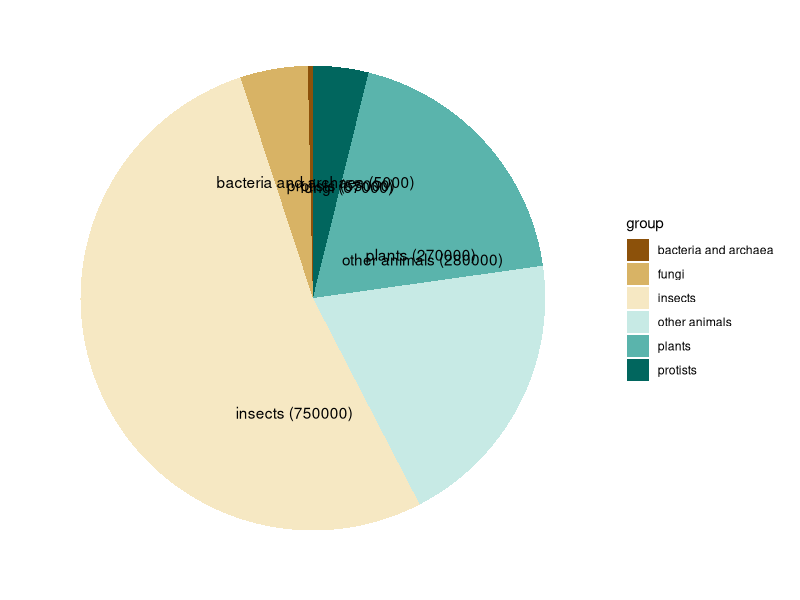

Generate this figure with R:
library(tidyverse)
library(cowplot)
library(scales)

dt <- tibble(
	group = c("protists", "insects", "bacteria and archaea", "fungi", "other animals", "plants"),
	n = c(55000, 750000, 5000, 67000, 280000, 270000 )
)

total <- sum(dt$n)

dt <- dt %>% mutate(perc = percent(dt$n/total), label = paste0(group, ' (', n, ')'))

blank_theme <- theme_minimal() +
	theme(axis.title = element_blank(), axis.title.y = element_blank(),
				axis.text.x = element_blank(), axis.text.y = element_blank(),
				panel.border = element_blank(), panel.grid = element_blank(),
				axis.ticks = element_blank()
				)

plt <- ggplot(dt, aes(1, n, fill = group)) + geom_bar(stat = 'identity', width = 1)
plt <- plt + scale_fill_brewer(palette = 'BrBG')
plt <- plt + coord_polar('y')
plt <- plt + blank_theme
plt <- plt + geom_text(aes(y = n, label = label))
print(plt)

# don't overwrite by accident!
#save_plot('figures/number-of-species.svg', plot = plt)
